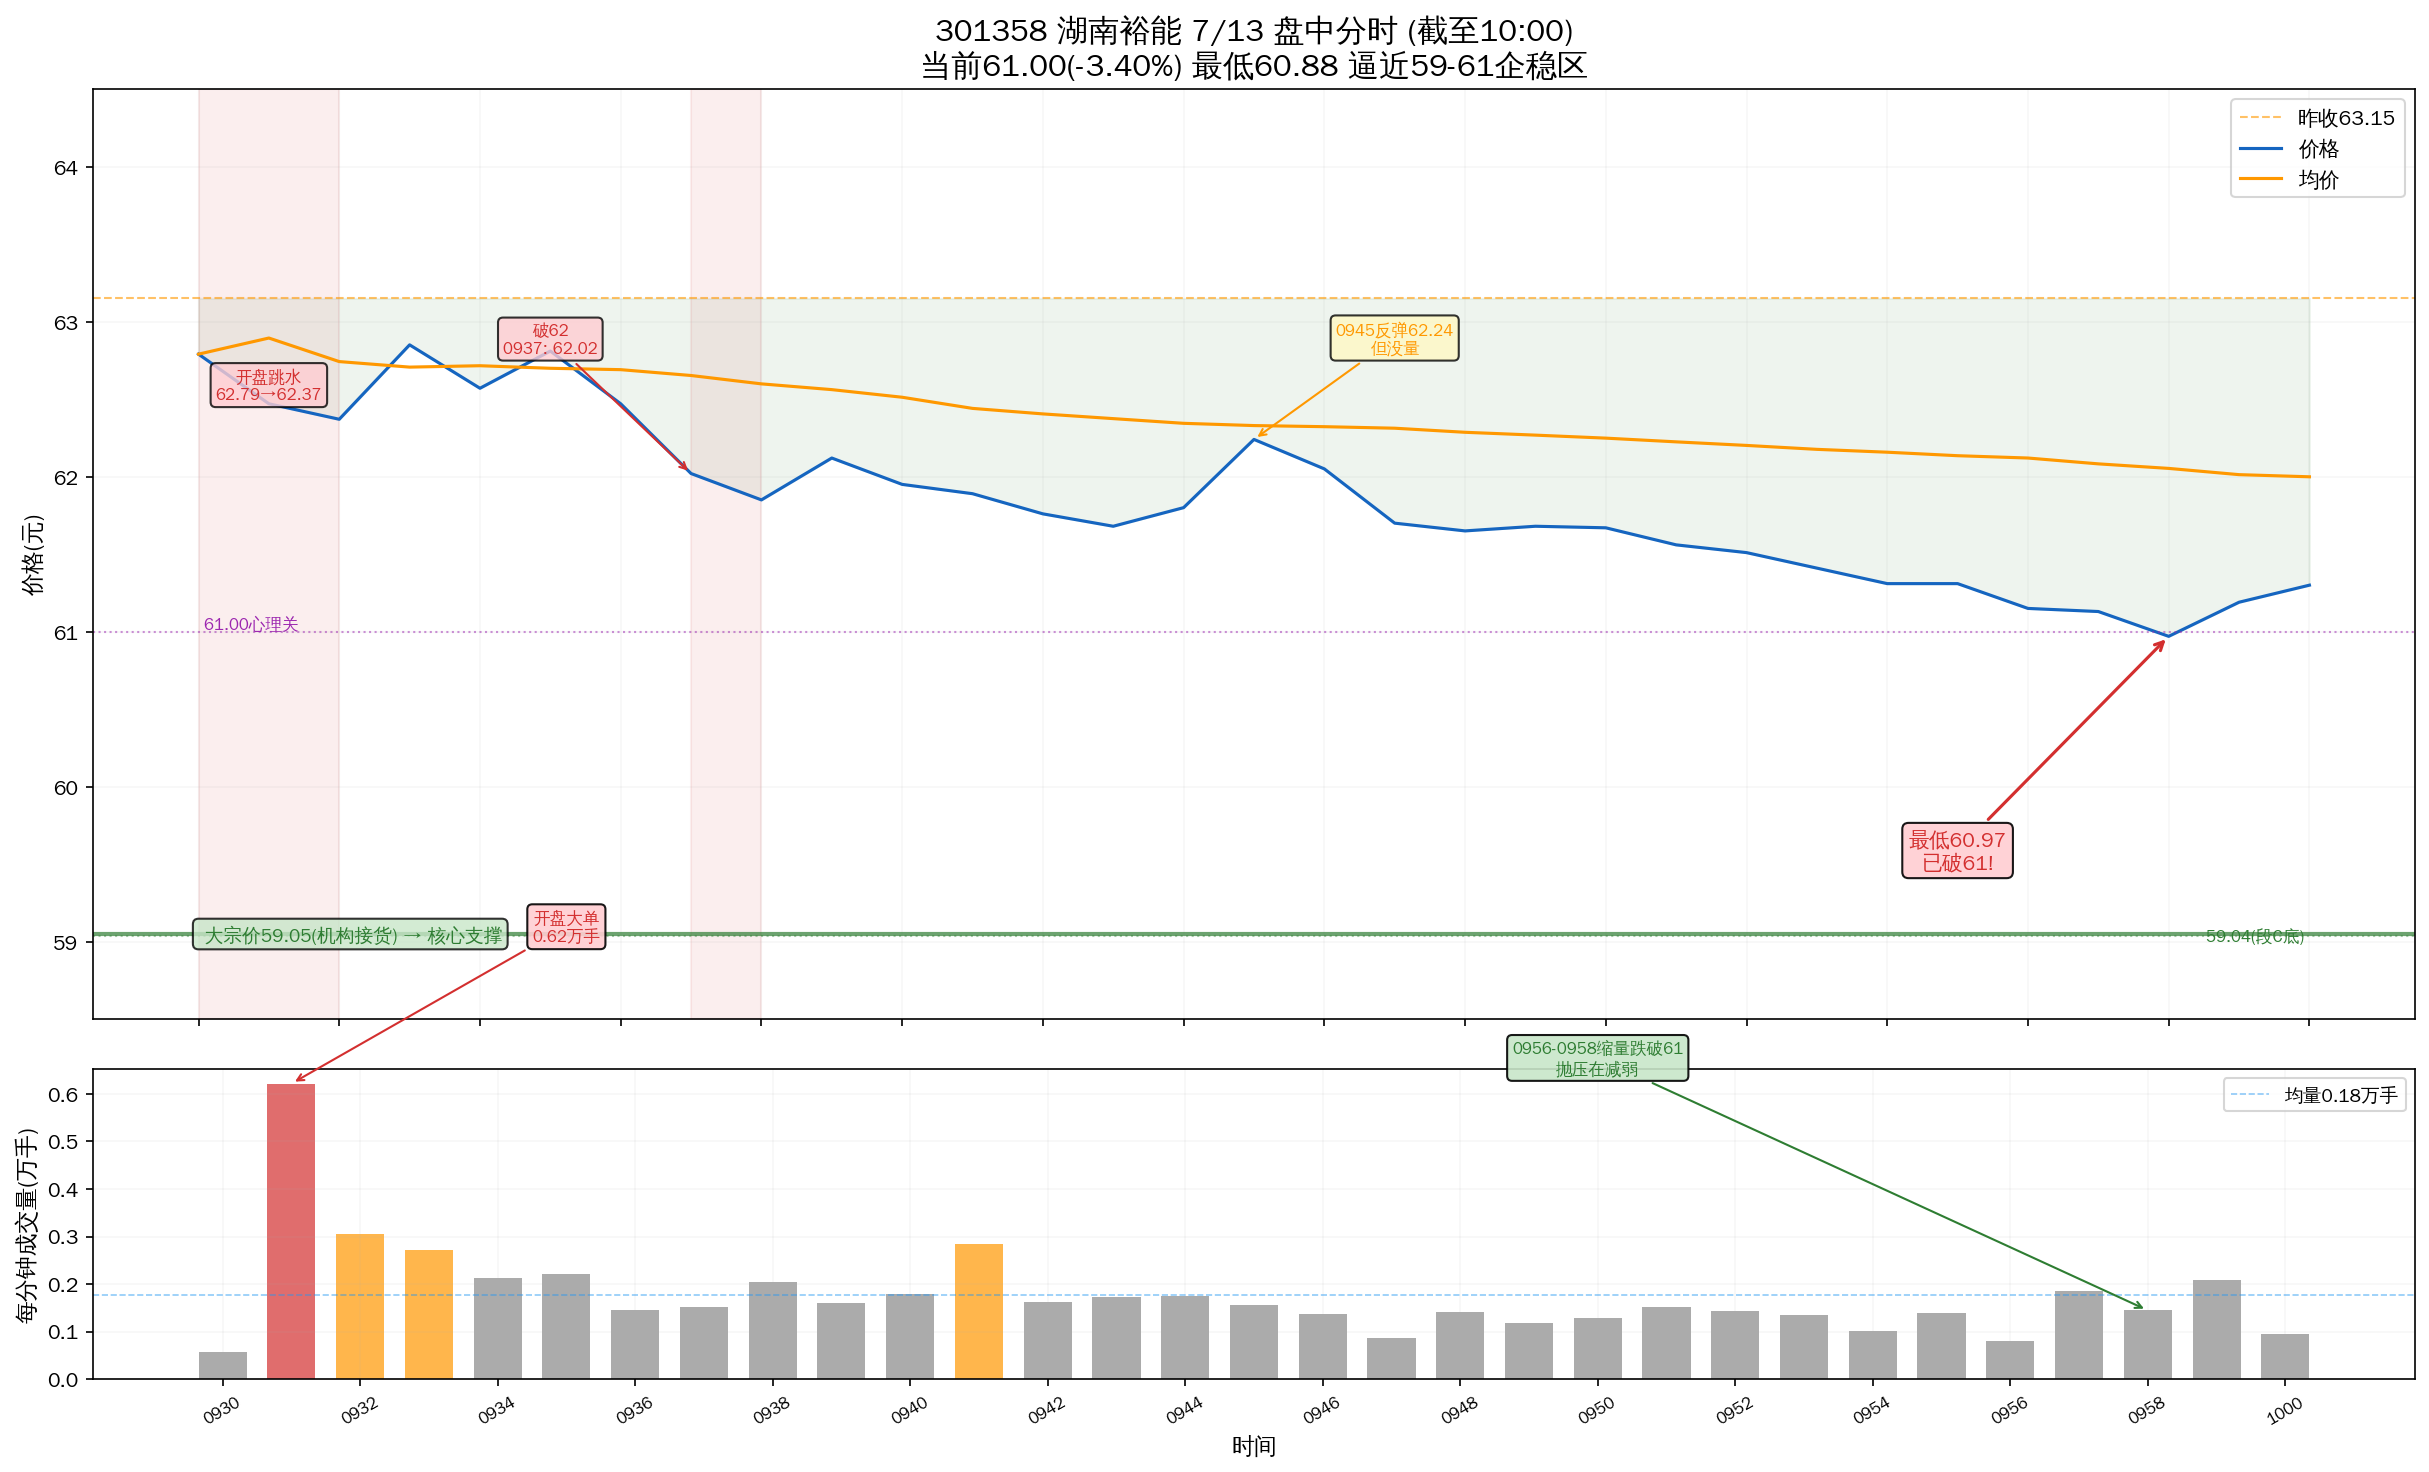

Reproduce this figure in Python.
#!/usr/bin/env python3
"""301358 7/13 盘中分时图"""
import json, numpy as np
import matplotlib
matplotlib.use('Agg')
import matplotlib.pyplot as plt
import matplotlib.font_manager as fm

fm.fontManager.addfont('/usr/share/fonts/truetype/wqy/wqy-zenhei.ttc')
plt.rcParams['font.family'] = 'WenQuanYi Zen Hei'
plt.rcParams['axes.unicode_minus'] = False

# 7/13 分时数据
raw_mins = [
    "0930 62.79 562 3528798.00", "0931 62.47 6779 42635792.61",
    "0932 62.37 9823 61631525.82", "0933 62.85 12536 78608668.69",
    "0934 62.57 14667 91984560.87", "0935 62.81 16879 105829431.54",
    "0936 62.47 18328 114898130.36", "0937 62.02 19846 124339678.61",
    "0938 61.85 21886 137002607.95", "0939 62.12 23491 146962403.23",
    "0940 61.95 25287 158074130.31", "0941 61.89 28131 175650356.94",
    "0942 61.76 29762 185728493.27", "0943 61.68 31492 196428640.69",
    "0944 61.80 33244 207255986.11", "0945 62.24 34807 216949731.84",
    "0946 62.05 36174 225444252.70", "0947 61.70 37029 230736301.57",
    "0948 61.65 38444 239452405.07", "0949 61.68 39614 246667180.73",
    "0950 61.67 40901 254601815.36", "0951 61.56 42410 263893376.90",
    "0952 61.51 43847 272734084.54", "0953 61.41 45201 281041618.21",
    "0954 61.31 46217 287273474.05", "0955 61.31 47606 295799863.09",
    "0956 61.15 48405 300692004.32", "0957 61.13 50261 312032223.05",
    "0958 60.97 51706 320851703.40", "0959 61.19 53781 333511053.00",
    "1000 61.30 54723 339276968"
]

times = []
prices = []
cum_vols = []
cum_amts = []
for m in raw_mins:
    parts = m.split()
    times.append(parts[0])
    prices.append(float(parts[1]))
    cum_vols.append(int(parts[2]))
    cum_amts.append(float(parts[3]))

# 每分钟增量
inc_vols = [cum_vols[0]] + [cum_vols[i] - cum_vols[i-1] for i in range(1, len(cum_vols))]

prev_close = 63.15
avg_prices = [cum_amts[i] / (cum_vols[i] * 100) for i in range(len(cum_vols))]

x = np.arange(len(times))

fig, (ax1, ax2) = plt.subplots(2, 1, figsize=(18, 10), gridspec_kw={'height_ratios': [3, 1]})
fig.subplots_adjust(hspace=0.08, top=0.93, bottom=0.07, left=0.07, right=0.93)
fig.suptitle('301358 湖南裕能 7/13 盘中分时 (截至10:00)\n当前61.00(-3.40%) 最低60.88 逼近59-61企稳区',
             fontsize=15, fontweight='bold')

# ===== 价格图 =====
ax1.axhline(y=prev_close, color='#ff9800', linewidth=1, linestyle='--', alpha=0.6, label='昨收63.15')
ax1.fill_between(x, prev_close, prices, where=[p >= prev_close for p in prices],
                 color='#d32f2f', alpha=0.06)
ax1.fill_between(x, prev_close, prices, where=[p < prev_close for p in prices],
                 color='#2e7d32', alpha=0.08)

ax1.plot(x, prices, color='#1565c0', linewidth=1.5, label='价格')
ax1.plot(x, avg_prices, color='#ff9800', linewidth=1.5, label='均价')

# 关键支撑线
ax1.axhline(y=61.00, color='#9c27b0', linewidth=1, linestyle=':', alpha=0.5)
ax1.text(0, 61.00, ' 61.00心理关', fontsize=8, color='#9c27b0', va='bottom')

ax1.axhline(y=59.05, color='#2e7d32', linewidth=2, linestyle='-', alpha=0.7)
ax1.text(0, 59.05, ' 大宗价59.05(机构接货) → 核心支撑', fontsize=9, color='#2e7d32',
        fontweight='bold', va='center',
        bbox=dict(boxstyle='round', facecolor='#c8e6c9', alpha=0.8))

ax1.axhline(y=59.04, color='#2e7d32', linewidth=1, linestyle=':', alpha=0.4)
ax1.text(len(times)-1, 59.04, ' 59.04(段C底) ', fontsize=8, color='#2e7d32', va='center', ha='right')

# 标注最低点
low_idx = prices.index(min(prices))
ax1.annotate(f'最低{min(prices):.2f}\n已破61!', xy=(low_idx, min(prices)),
            fontsize=10, color='#d32f2f', fontweight='bold', ha='center',
            xytext=(low_idx-3, min(prices)-1.5),
            arrowprops=dict(arrowstyle='->', color='#d32f2f', lw=1.5),
            bbox=dict(boxstyle='round', facecolor='#ffcdd2', alpha=0.9))

# 标注开盘跳水
ax1.axvspan(0, 2, alpha=0.08, color='#d32f2f')
ax1.annotate('开盘跳水\n62.79→62.37', xy=(1, 62.5),
            fontsize=8, color='#d32f2f', ha='center',
            bbox=dict(boxstyle='round', facecolor='#ffcdd2', alpha=0.8))

# 标注0937跳水
idx_0937 = times.index('0937')
ax1.axvspan(idx_0937, idx_0937+1, alpha=0.08, color='#d32f2f')
ax1.annotate('破62\n0937: 62.02', xy=(idx_0937, 62.02),
            fontsize=8, color='#d32f2f', ha='center',
            xytext=(idx_0937-2, 62.8),
            arrowprops=dict(arrowstyle='->', color='#d32f2f', lw=1),
            bbox=dict(boxstyle='round', facecolor='#ffcdd2', alpha=0.8))

# 标注0945反弹
idx_0945 = times.index('0945')
ax1.annotate('0945反弹62.24\n但没量', xy=(idx_0945, 62.24),
            fontsize=8, color='#ff9800', ha='center',
            xytext=(idx_0945+2, 62.8),
            arrowprops=dict(arrowstyle='->', color='#ff9800', lw=1),
            bbox=dict(boxstyle='round', facecolor='#fff9c4', alpha=0.8))

ax1.set_ylabel('价格(元)', fontsize=11)
ax1.legend(loc='upper right', fontsize=10)
ax1.grid(True, alpha=0.1)
ax1.set_ylim(58.5, 64.5)

step = max(1, len(times) // 12)
ax1.set_xticks(x[::step])
ax1.set_xticklabels([])

# ===== 成交量图 =====
avg_vol = np.mean(inc_vols)
vol_colors = []
for v in inc_vols:
    if v > avg_vol * 2:
        vol_colors.append('#d32f2f')
    elif v > avg_vol * 1.5:
        vol_colors.append('#ff9800')
    else:
        vol_colors.append('#888')

ax2.bar(x, np.array(inc_vols)/10000, color=vol_colors, width=0.7, alpha=0.7)
ax2.axhline(y=avg_vol/10000, color='#2196f3', linewidth=0.8, linestyle='--', alpha=0.5,
           label=f'均量{avg_vol/10000:.2f}万手')

# 标注开盘大单
ax2.annotate(f'开盘大单\n{inc_vols[1]/10000:.2f}万手', xy=(1, inc_vols[1]/10000),
            fontsize=8, color='#d32f2f', fontweight='bold', ha='center',
            xytext=(5, inc_vols[1]/10000+0.3),
            arrowprops=dict(arrowstyle='->', color='#d32f2f', lw=1),
            bbox=dict(boxstyle='round', facecolor='#ffcdd2', alpha=0.9))

# 标注缩量下跌
ax2.annotate('0956-0958缩量跌破61\n抛压在减弱', xy=(28, inc_vols[28]/10000),
            fontsize=8, color='#2e7d32', ha='center',
            xytext=(20, inc_vols[28]/10000+0.5),
            arrowprops=dict(arrowstyle='->', color='#2e7d32', lw=1),
            bbox=dict(boxstyle='round', facecolor='#c8e6c9', alpha=0.9))

ax2.set_ylabel('每分钟成交量(万手)', fontsize=11)
ax2.set_xlabel('时间', fontsize=11)
ax2.legend(loc='upper right', fontsize=9)
ax2.grid(True, alpha=0.1)
ax2.set_xticks(x[::step])
ax2.set_xticklabels([times[i] for i in range(0, len(times), step)], rotation=30, fontsize=8)

plt.savefig('/data/hermes/workspace/301358_0713_intraday.png', dpi=150, bbox_inches='tight')
print("OK saved")
